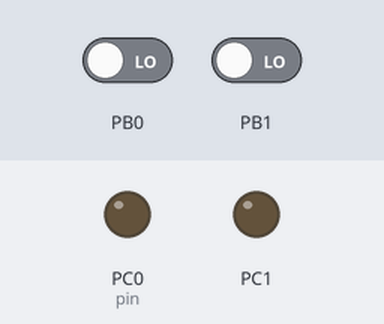
This program was run on a simulated ATmega32, built with avr-gcc and emulated at 1 MHz (the files do not name the chip). Parts: output pins drawn as LEDs (lit = HIGH). The test bench sets the inputs (shaded band); at power-on: PB0 LOW, PB1 LOW.

Above: at 1.2 s.
1.3 s: PB0 driven HIGH
At 2.6 s:
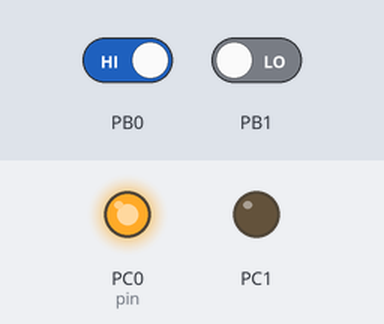
2.9 s: PB1 driven HIGH
At 3.9 s:
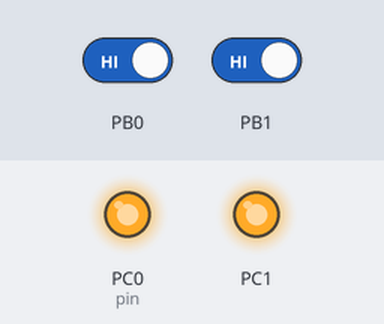
4.5 s: PB0 driven LOW
At 5.1 s:
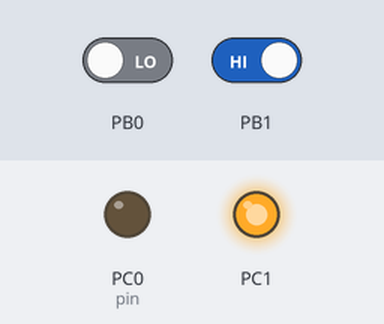
6.1 s: PB1 driven LOW
At 7.5 s:
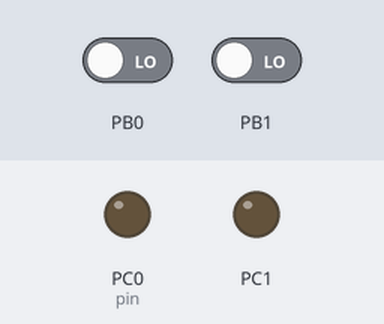
Timing chart, 0 to 8.6 s (numbered marks = the images above; inputs shaded):
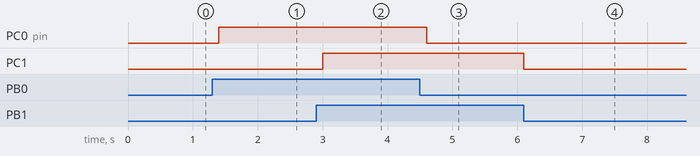

The program:

main.c
```c
/*
 * main.c
 *
 *  Created on: ??þ/??þ/????
 *      Author: Mohamed ELameer
 */

#include "LED.h"


int main(void){
	Direction_input(Direction_B,0);
	Direction_input(Direction_B,1);
	Direction_output(Direction_C,0);
	Direction_output(Direction_C,1);
	Pin_clear(PC,0);
	Pin_clear(PC,1);

	while(1){
		if(Pin_is_set(PINB,0)){
			_delay_ms(100);
			if(Pin_is_set(PINB,0)){
				LED_on_PL();
			}
		}


		 else if (Pin_is_clear(PINB,0)){

			LED_off_PL();

		}

		if (Pin_is_set(PINB,1)){
					_delay_ms(100);
					if (Pin_is_set(PINB,1)){
						LED_on_2PL();
					}
				}
		else if (Pin_is_clear(PINB,1)){

					LED_off_2PL();

				}


     }
}
```

INTERFACE.h
```c
/*
 * INTERFACE.h
 *
 *  Created on: ??þ/??þ/????
 *      Author: Mohamed ELameer
 */

#ifndef INTERFACE_H_
#define INTERFACE_H_


/*Direction  ports */
#define Direction_A   DDRA
#define Direction_B   DDRB
#define Direction_C   DDRC
#define Direction_D   DDRD

/*ports*/
#define PA    PORTA
#define PB    PORTB
#define PC    PORTC
#define PD    PORTD


#define Direction_output(REG,pin) (REG=REG|(1<<pin))
#define Direction_input(REG,pin)  (REG=REG&~(1<<pin))


#define Pin_output(REG,pin)       (REG=REG|(1<<pin))
#define Pin_clear(REG,pin)        (REG=REG&~(1<<pin))
#define Pin_toggle(REG,pin)       (REG=REG^(1<<pin))


#define Pin_is_set(REG,pin)       (REG&(1<<pin))
#define Pin_is_clear(REG,pin)     (!((REG)&(1<<pin)))
#define Internal_pullup(REG,pin)  (REG=REG|(1<<pin))


#endif /* INTERFACE_H_ */
```

LED.c
```c
/*
 * LED.c
 *
 *  Created on: ??þ/??þ/????
 *      Author: Mohamed ELameer
 */
#include "LED.h"

#define port    PC
#define pin     0
#define port2   PC
#define pin2    1

void LED_on_PL(){
	Pin_output(port,pin);
}

void LED_on_2PL(){

	Pin_output(port2,pin2);

}

void LED_on_NL(){
	Pin_clear(port,pin);

}


void LED_off_PL(void){
	Pin_clear(port,pin);
}


void LED_off_2PL(void){

	Pin_clear(port2,pin2);
}

void LED_toggle_PL(){
	Pin_toggle(port,pin);
	_delay_ms(1000);

}

void LED_toggle_2PL(){
	Pin_toggle(port2,pin2);
	_delay_ms(1000);

}


void LED_toggle_NL(){
	LED_off_PL();
	_delay_ms(1000);
	LED_on_PL();
	_delay_ms(1000);


}
```

LED.h
```c
/*
 * LED.h
 *
 *  Created on: ??þ/??þ/????
 *      Author: Mohamed ELameer
 */

#ifndef LED_H_
#define LED_H_


#include "INTERFACE.h"
#include "MICRO_setting.h"
#include "UNIT_types.h"

void LED_on_PL(void);
void LED_on_2PL(void);
void LED_on_NL(void);
void LED_toggle_PL(void);
void LED_toggle_NL(void);
void LED_off_PL(void);
void LED_off_2PL(void);
#endif /* LED_H_ */
```

MICRO_setting.h
```c
/*
 * MICRO_SETTING.h
 *
 *  Created on: ??þ/??þ/????
 *      Author: Mohamed ELameer
 */

#ifndef MICRO_SETTING_H_
#define MICRO_SETTING_H_


#ifndef F_CPU
#define F_CPU 1000000UL
#endif

#include <avr/io.h>
#include <util/delay.h>
#include <avr/interrupt.h>


#endif /* MICRO_SETTING_H_ */
```

UNIT_types.h
```c
#ifndef UNIT_TYPES_H
#define UNIT_TYPES_H

typedef unsigned char unit8;
typedef unsigned short unit16;
typedef unsigned long unit32;


#endif
```

Measured:
- after the input at 1.3 s, PC0 (pin): LOW → HIGH after 0.10 s
- after the input at 2.9 s, PC1: LOW → HIGH after 0.10 s
- after the input at 4.5 s, PC0 (pin): HIGH → LOW after 0.10 s
- after the input at 6.1 s, PC1: HIGH → LOW at once
